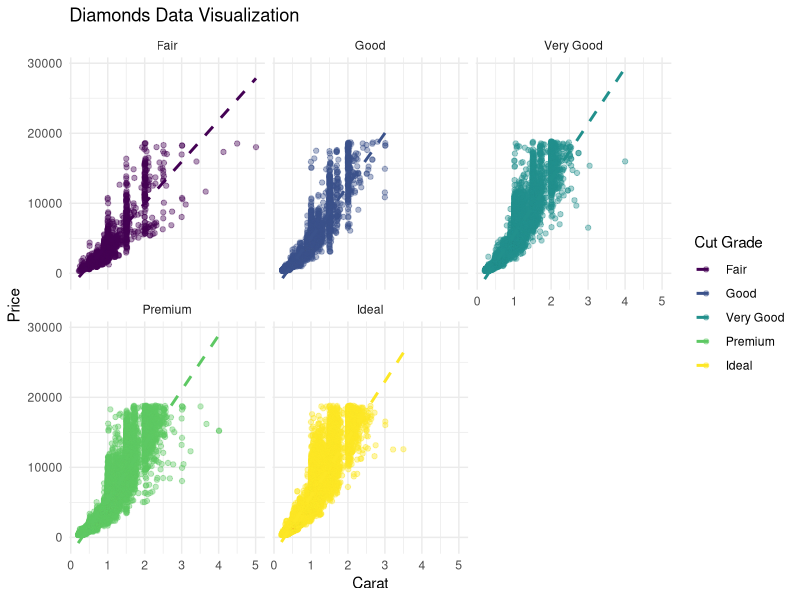

Source code (R):
#Install and load the ggplot2 library
library(ggplot2)

#Import the diamonds dataset
data(diamonds)

#Use carat as size and price as cost
#Separate out cut grades
diamonds_aesthetics <- ggplot(data = diamonds,
                              mapping = aes(x = carat, 
                                            y = price, 
                                            color = cut)) + 
  geom_point(alpha = 0.4, size = 1.5) + #Reduced alpha and smaller data points
  geom_smooth(se = FALSE, method = "lm", linetype = "dashed") + #Smoother lines
  facet_wrap(~ cut, nrow = 2) +
  labs(x = "Carat",
       y = "Price",
       color = "Cut Grade", 
       title = "Diamonds Data Visualization") +
  theme_minimal() #Polished look of visualization

#Summarize the visualization
diamonds_aesthetics

